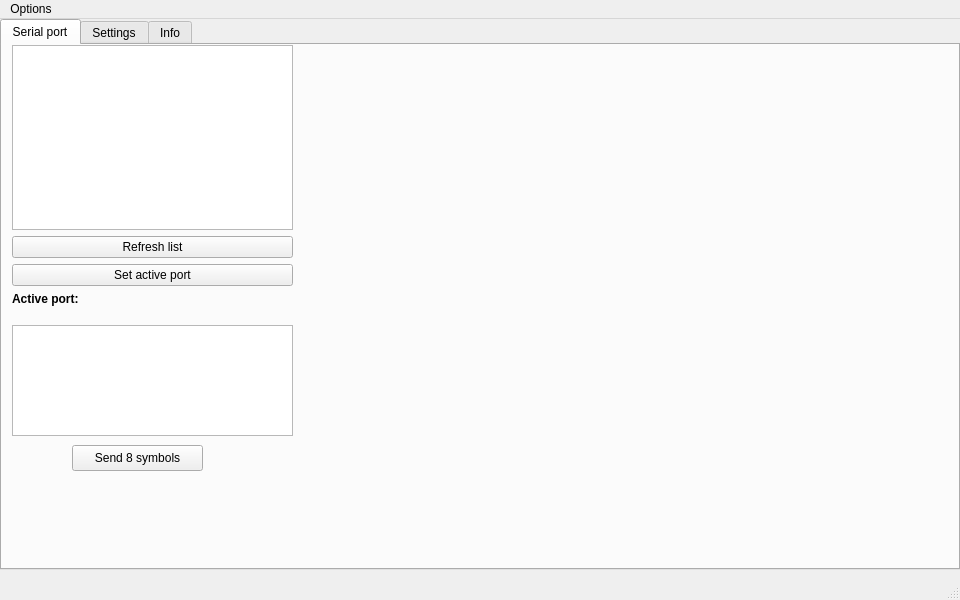
<?xml version="1.0" encoding="UTF-8"?>
<ui version="4.0">
 <class>MainWindow</class>
 <widget class="QMainWindow" name="MainWindow">
  <property name="geometry">
   <rect>
    <x>0</x>
    <y>0</y>
    <width>960</width>
    <height>600</height>
   </rect>
  </property>
  <property name="windowTitle">
   <string>transientlab</string>
  </property>
  <widget class="QWidget" name="centralwidget">
   <widget class="QTabWidget" name="tabWidget">
    <property name="geometry">
     <rect>
      <x>0</x>
      <y>0</y>
      <width>960</width>
      <height>551</height>
     </rect>
    </property>
    <property name="currentIndex">
     <number>0</number>
    </property>
    <widget class="QWidget" name="settings_tab">
     <attribute name="title">
      <string>Serial port</string>
     </attribute>
     <widget class="QWidget" name="gridLayoutWidget_2">
      <property name="geometry">
       <rect>
        <x>10</x>
        <y>0</y>
        <width>281</width>
        <height>281</height>
       </rect>
      </property>
      <layout class="QGridLayout" name="gridLayout_2">
       <item row="1" column="0">
        <widget class="QPushButton" name="refreshPortsListButton">
         <property name="text">
          <string>Refresh list</string>
         </property>
        </widget>
       </item>
       <item row="3" column="0">
        <widget class="QLabel" name="label_3">
         <property name="font">
          <font>
           <bold>true</bold>
          </font>
         </property>
         <property name="text">
          <string>Active port:</string>
         </property>
        </widget>
       </item>
       <item row="0" column="0">
        <widget class="QListView" name="serialListView">
         <property name="editTriggers">
          <set>QAbstractItemView::EditTrigger::NoEditTriggers</set>
         </property>
         <property name="selectionBehavior">
          <enum>QAbstractItemView::SelectionBehavior::SelectItems</enum>
         </property>
        </widget>
       </item>
       <item row="2" column="0">
        <widget class="QPushButton" name="setActivePortButton">
         <property name="text">
          <string>Set active port</string>
         </property>
        </widget>
       </item>
       <item row="4" column="0">
        <widget class="QLabel" name="activePort">
         <property name="text">
          <string/>
         </property>
        </widget>
       </item>
      </layout>
     </widget>
     <widget class="QTextEdit" name="serial_read">
      <property name="geometry">
       <rect>
        <x>10</x>
        <y>280</y>
        <width>281</width>
        <height>111</height>
       </rect>
      </property>
     </widget>
     <widget class="QPushButton" name="sendDataToActivePortButton">
      <property name="geometry">
       <rect>
        <x>70</x>
        <y>400</y>
        <width>131</width>
        <height>26</height>
       </rect>
      </property>
      <property name="text">
       <string>Send 8 symbols</string>
      </property>
     </widget>
    </widget>
    <widget class="QWidget" name="serial_tab">
     <attribute name="title">
      <string>Settings</string>
     </attribute>
     <widget class="QWidget" name="gridLayoutWidget">
      <property name="geometry">
       <rect>
        <x>0</x>
        <y>0</y>
        <width>381</width>
        <height>61</height>
       </rect>
      </property>
      <layout class="QGridLayout" name="gridLayout">
       <property name="leftMargin">
        <number>5</number>
       </property>
       <property name="topMargin">
        <number>5</number>
       </property>
       <property name="rightMargin">
        <number>10</number>
       </property>
       <property name="bottomMargin">
        <number>5</number>
       </property>
       <item row="1" column="1">
        <widget class="QLabel" name="label">
         <property name="text">
          <string>LED Frequency</string>
         </property>
        </widget>
       </item>
       <item row="1" column="0">
        <widget class="QSlider" name="horizontalSlider">
         <property name="orientation">
          <enum>Qt::Orientation::Horizontal</enum>
         </property>
        </widget>
       </item>
       <item row="0" column="1">
        <widget class="QLabel" name="label_2">
         <property name="text">
          <string>Other</string>
         </property>
        </widget>
       </item>
       <item row="0" column="0">
        <widget class="QSlider" name="horizontalSlider_2">
         <property name="orientation">
          <enum>Qt::Orientation::Horizontal</enum>
         </property>
        </widget>
       </item>
      </layout>
     </widget>
    </widget>
    <widget class="QWidget" name="tab">
     <attribute name="title">
      <string>Info</string>
     </attribute>
    </widget>
   </widget>
  </widget>
  <widget class="QMenuBar" name="menubar">
   <property name="geometry">
    <rect>
     <x>0</x>
     <y>0</y>
     <width>960</width>
     <height>23</height>
    </rect>
   </property>
   <widget class="QMenu" name="menuOptions">
    <property name="title">
     <string>Options</string>
    </property>
    <addaction name="actionClose"/>
   </widget>
   <addaction name="menuOptions"/>
  </widget>
  <widget class="QStatusBar" name="statusbar"/>
  <action name="actionClose">
   <property name="text">
    <string>Close</string>
   </property>
  </action>
 </widget>
 <resources/>
 <connections/>
</ui>
